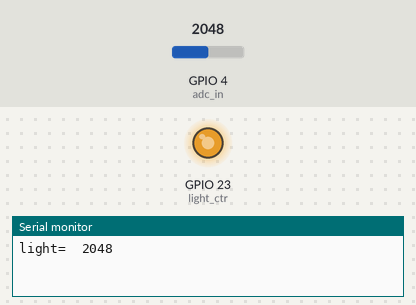
This program was run on a simulated ESP32. On the bench: output pins drawn as LEDs (lit = HIGH), the last lines printed to the serial monitor. The test bench sets the inputs (shaded band); at power-on: GPIO 4 (adc_in) = 2048.

Above: at 1.2 s.
1.3 s: GPIO 4 (adc_in) set to 2866
At 2.2 s:
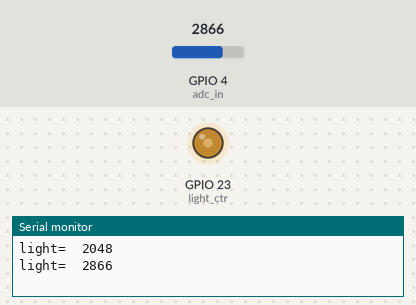
2.9 s: GPIO 4 (adc_in) set to 3603
At 3.6 s:
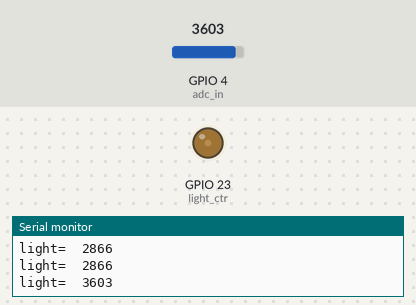
Timing chart, 0 to 5.9 s (numbered marks = the images above; inputs shaded):
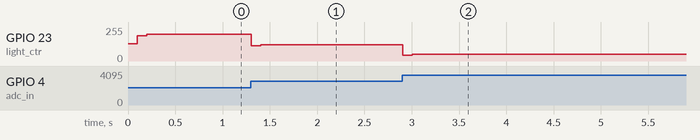

The program:

main.cpp
```cpp
// =======================================================================
// --- Bibliotecas ---
#include <Arduino.h>


// =======================================================================
// --- Mapeamento de Hardware ---
#define  adc_in      4
#define  light_ctr  23


// =======================================================================
// --- Constantes ---
#define  dt        100  //atualização do PID


// =======================================================================
// --- Protótipo das Funções ---
float pid_control(float meas, float set_point); //função para o controle PID


// =======================================================================
// --- Variáveis Globais ---
int time_upt=0, pid_upt=0;

float   kp = 1.5,
        ki = 0.6,
        kd = 0.01;


// =======================================================================
// --- Configurações Iniciais ---
void setup()
{
  Serial.begin(115200);
  pinMode(adc_in,     INPUT);
  pinMode(light_ctr, OUTPUT);

  ledcAttachPin(light_ctr,0);
  ledcSetup(0,2000,12);
  ledcWrite(0,2048);


} //end setup


// =======================================================================
// --- Loop Infinito ---
void loop()
{
  float pwm_val;

  if(millis()-pid_upt >= dt)
  {
    pwm_val = pid_control(analogRead(adc_in),2800.0);
    ledcWrite(0,pwm_val+2048);
    pid_upt = millis();

  } //end if millis pid

  if(millis()-time_upt >= 741)
  {
    Serial.print("light=  ");
    Serial.println(analogRead(adc_in));
    time_upt = millis();

  } //end millis 741

} //end loop


// =======================================================================
// --- Desenvolvimento das Funções ---

float pid_control(float meas, float set_point)
{
  static float last_meas;

  float        error_meas,
               proportional,
               integral,
               derivative;

  error_meas = set_point - meas;

  proportional = kp*error_meas;

  integral += (error_meas*ki) * (dt/1000.0);

  derivative = ((last_meas - meas)*kd) / (dt/1000.0);
  last_meas = meas;

  return (proportional+integral+derivative);


} //end pid_control


/* =======================================================================

                                       _
                                      / \
                                     |oo >
                                     _\=/_
                    ___         #   /  _  \   #
                   /<> \         \\//|/.\|\\//
                 _|_____|_        \/  \_/  \/
                | | === | |          |\ /|
                |_|  0  |_|          \_ _/
                 ||  0  ||           | | |
                 ||__*__||           | | |
                |* \___/ *|          []|[]
                /=\ /=\ /=\          | | |
________________[_]_[_]_[_]_________/_]_[_\______________


======================================================================= */
/* --- Final do Programa --- */
```

Measured:
- after the input at 1.3 s, GPIO 23 (light_ctr): 201/255 → 116/255 at once, → 121/255 0.10 s later
- after the input at 2.9 s, GPIO 23 (light_ctr): 121/255 → 45/255 at once, → 49/255 0.10 s later
